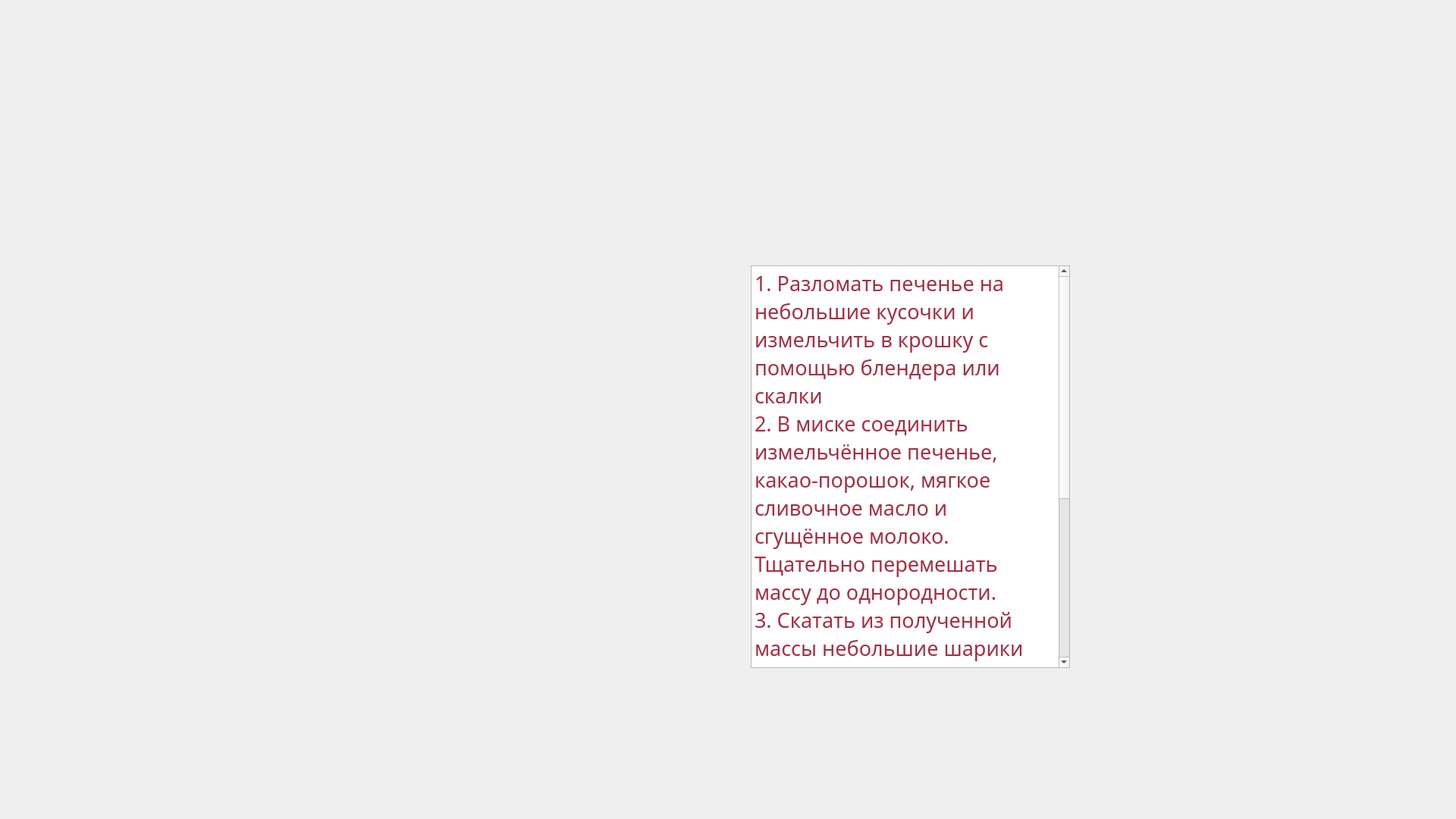
<?xml version="1.0" encoding="UTF-8"?>
<ui version="4.0">
 <class>Form</class>
 <widget class="QWidget" name="Form">
  <property name="geometry">
   <rect>
    <x>0</x>
    <y>0</y>
    <width>1920</width>
    <height>1080</height>
   </rect>
  </property>
  <property name="minimumSize">
   <size>
    <width>1920</width>
    <height>1080</height>
   </size>
  </property>
  <property name="maximumSize">
   <size>
    <width>1920</width>
    <height>1080</height>
   </size>
  </property>
  <property name="font">
   <font>
    <family>Epilepsy Sans</family>
   </font>
  </property>
  <property name="windowTitle">
   <string>Рецепт</string>
  </property>
  <widget class="QPushButton" name="exit_button">
   <property name="geometry">
    <rect>
     <x>1372</x>
     <y>140</y>
     <width>61</width>
     <height>51</height>
    </rect>
   </property>
   <property name="text">
    <string/>
   </property>
   <property name="flat">
    <bool>true</bool>
   </property>
  </widget>
  <widget class="QPlainTextEdit" name="plainTextEdit">
   <property name="geometry">
    <rect>
     <x>990</x>
     <y>350</y>
     <width>421</width>
     <height>531</height>
    </rect>
   </property>
   <property name="palette">
    <palette>
     <active>
      <colorrole role="Text">
       <brush brushstyle="SolidPattern">
        <color alpha="255">
         <red>165</red>
         <green>46</green>
         <blue>67</blue>
        </color>
       </brush>
      </colorrole>
     </active>
     <inactive>
      <colorrole role="Text">
       <brush brushstyle="SolidPattern">
        <color alpha="255">
         <red>165</red>
         <green>46</green>
         <blue>67</blue>
        </color>
       </brush>
      </colorrole>
     </inactive>
     <disabled>
      <colorrole role="Text">
       <brush brushstyle="SolidPattern">
        <color alpha="255">
         <red>120</red>
         <green>120</green>
         <blue>120</blue>
        </color>
       </brush>
      </colorrole>
     </disabled>
    </palette>
   </property>
   <property name="font">
    <font>
     <pointsize>20</pointsize>
    </font>
   </property>
   <property name="tabChangesFocus">
    <bool>false</bool>
   </property>
   <property name="readOnly">
    <bool>true</bool>
   </property>
   <property name="plainText">
    <string>1. Разломать печенье на небольшие кусочки и измельчить в крошку с помощью блендера или скалки
2. В миске соединить измельчённое печенье, какао-порошок, мягкое сливочное масло и сгущённое молоко. Тщательно перемешать массу до однородности. 
3. Скатать из полученной массы небольшие шарики весом около 50 г. 
4. Насыпать какао-порошок в плоскую тарелку, обвалять каждую «картошку» в какао, чтобы она равномерно покрылась.  
5. Выложить пирожные на тарелку или поднос и убрать в холодильник минимум на 2 часа.</string>
   </property>
   <property name="centerOnScroll">
    <bool>false</bool>
   </property>
  </widget>
  <widget class="QLabel" name="label">
   <property name="geometry">
    <rect>
     <x>-6</x>
     <y>-5</y>
     <width>1931</width>
     <height>1091</height>
    </rect>
   </property>
   <property name="text">
    <string/>
   </property>
   <property name="pixmap">
    <pixmap>potato.png</pixmap>
   </property>
   <property name="scaledContents">
    <bool>true</bool>
   </property>
  </widget>
  <zorder>label</zorder>
  <zorder>exit_button</zorder>
  <zorder>plainTextEdit</zorder>
 </widget>
 <resources/>
 <connections/>
</ui>
